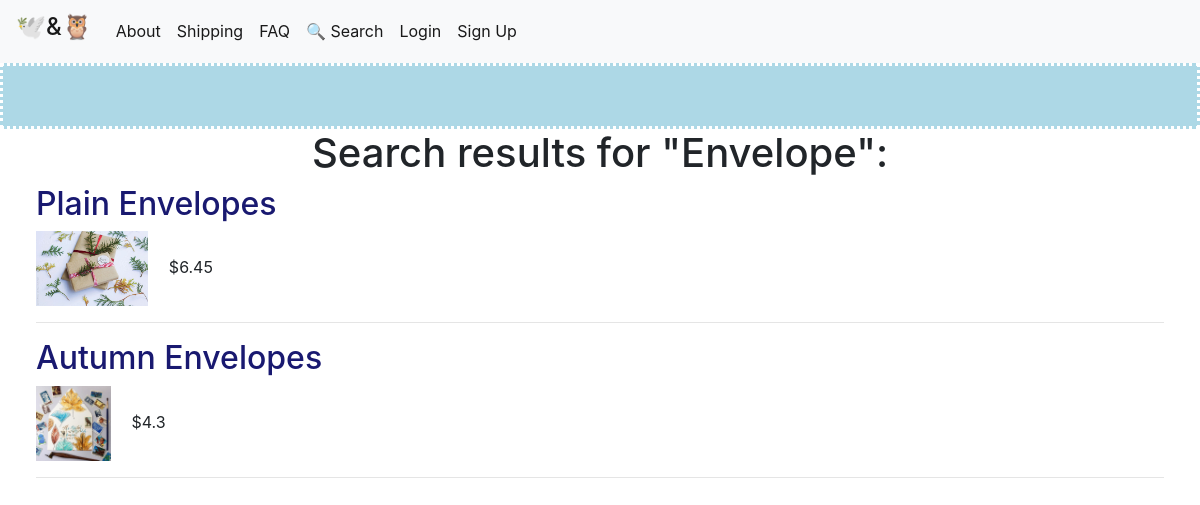
/search_res/Envelope, run on the app's committed database.
### tables this page shows
CREATE TABLE products (
    id INTEGER PRIMARY KEY AUTOINCREMENT,
    cost FLOAT NOT NULL,
    name TEXT NOT NULL,
    description TEXT,
    category TEXT,
    image TEXT
);

### project/main.py (the view)
@main.route('/search_res/<category>')
def search_category(category):
    search_query = str(category).split()
    conn = get_db_connection()
    products = conn.execute('SELECT * FROM products').fetchall()
    results = []
    conn.close()
    process = "Process:      "
    for p in products:
        process += "p = " + str(p['name']) + "    "
        res = False
        for sq in search_query:
            if sq.lower() in str(p['name']).lower():
                res = True
            else:
                process
        if res:
            results.append(p)
    return render_template('category.html', products=results, search_query=str(category))

### project/main.py (called while the page is built)
def get_db_connection():
    conn = sqlite3.connect('database.db')
    conn.row_factory = sqlite3.Row
    return conn

### project/templates/category.html (shortened to what this page needs)
{% extends 'base.html' %}
{% block content %}
<h1 align="center"> Search results for "{{ search_query }}": </h1>
{% for product in products %}
    <a href="{{ url_for('main.product', product_id=product['id']) }}">
        <font color="#191970"><h2>{{ product['name'] }}</h2></font>
    </a>
    <img src="../static/pictures/{{ product['image'] }}" height="75" border="5" alt="">
    <span color="white" lass="badge badge-primary">&emsp;${{ product['cost'] }}</span>
    <hr>
{% endfor %}
{% endblock %}

### data on the page
products: name "Plain Envelopes", image (picture), cost "6.45"
products: name "Autumn Envelopes", image (picture), cost "4.3"

### other printed values
{{ search_query }} "Envelope"
